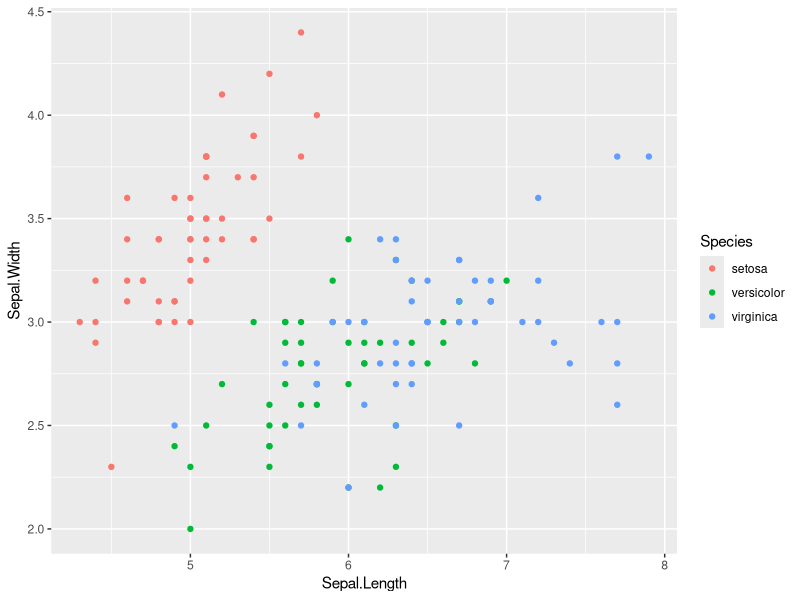
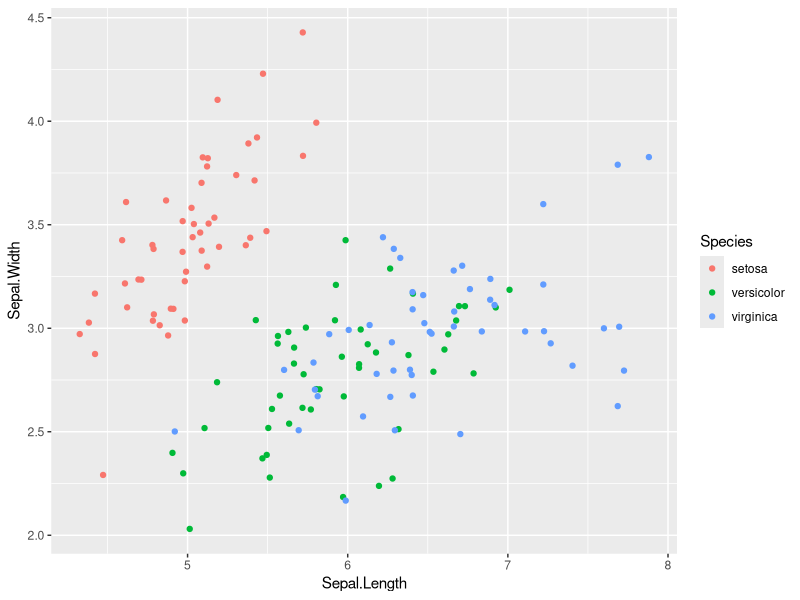
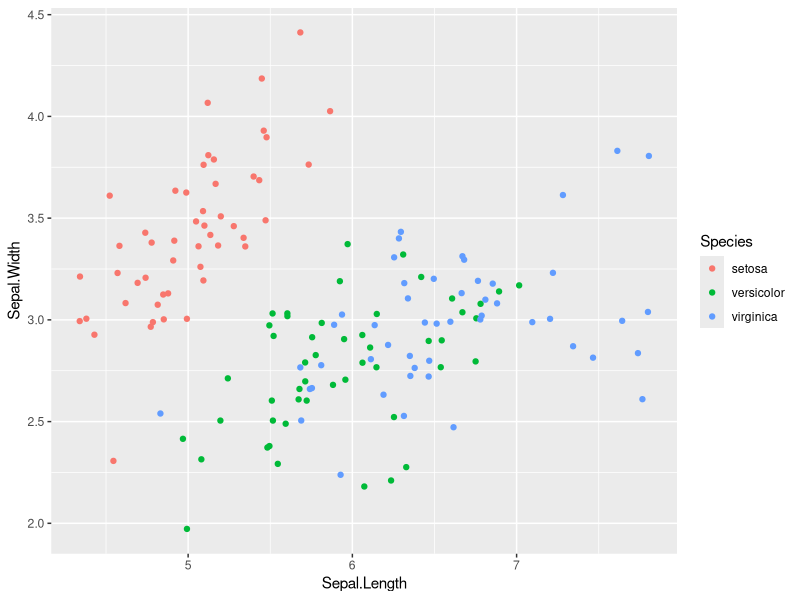
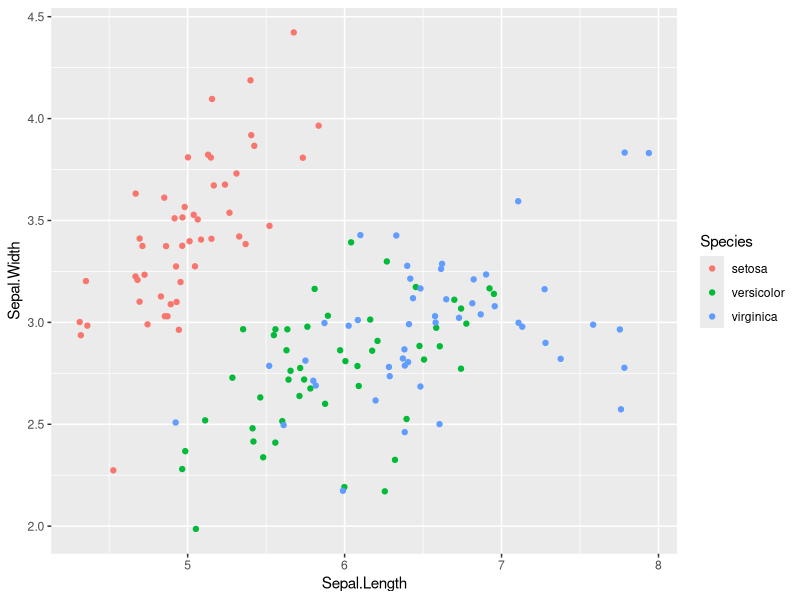
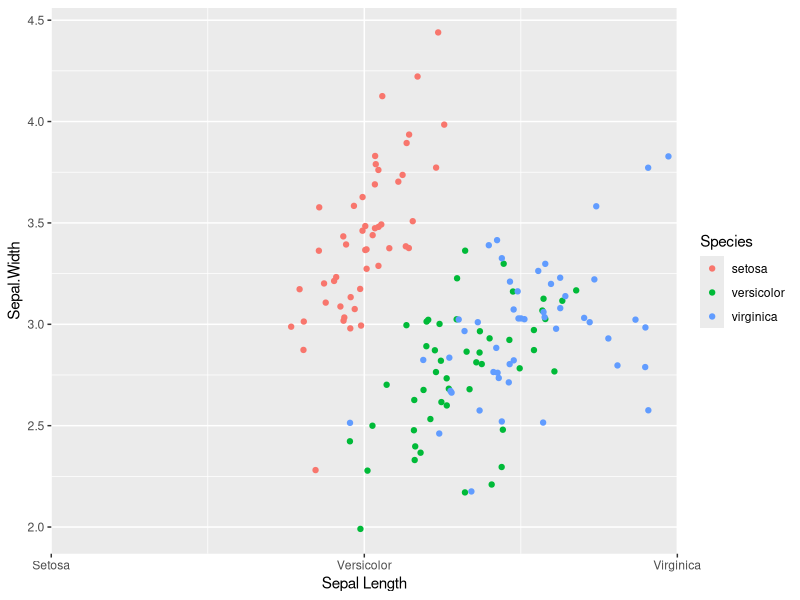
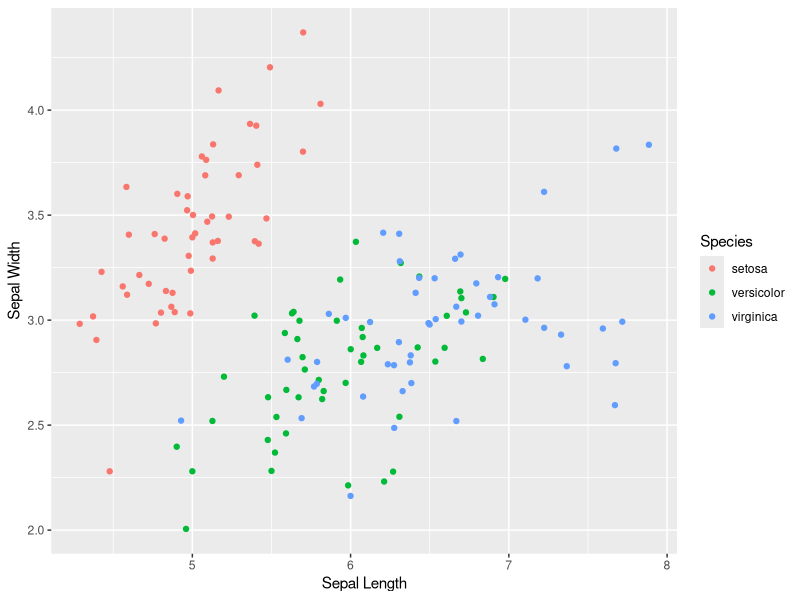

Write R code to recreate these figures, in order.
# Introduction to Data Visualization with ggplot2 ----

## using attributes----

# Restart Environment ----
rm(list = ls())

# Load library ----
#install.packages("tidyverse")
library(tidyverse)
library(readr)
library(ggplot2)

# Plot #1 ----
ggplot(iris, aes(x = Sepal.Length,
                 y = Sepal.Width,
                 color = Species)) +
  geom_point()   # position = "identity" (default)

# Plot #2 ----
ggplot(iris, aes(x = Sepal.Length,
                 y = Sepal.Width,
                 color = Species)) +
  geom_point(position = "jitter")   # plot all data points on the plot

# Plot #3 ----
posn_j <- position_jitter(0.1)

ggplot(iris, aes(x = Sepal.Length,
                 y = Sepal.Width,
                 color = Species)) +
  geom_point(position = posn_j)   # variable posn_j assign position_jitter(0.1)

# Plot #4 ----
posn_j <- position_jitter(0.1,         # set arguement for the position
                          seed = 136)  # consistency across plots & layers

ggplot(iris, aes(x = Sepal.Length,
                 y = Sepal.Width,
                 color = Species)) +
  geom_point(position = posn_j)

# Plot #5 ----
ggplot(iris, aes(x = Sepal.Length,
                 y = Sepal.Width,
                 color = Species)) +
  geom_point(position = "jitter") +            # position = "jitter"
  scale_x_continuous("Sepal Length",           # scale_x_continuous("Sepal Length")
                     limits = c(2, 8),         # limits describe the scale's range
                     breaks = seq(2, 8, 3),    # breaks control the tick mark position
                     expand = c(0, 0),         # expand is a numeric vector of length two, multi and additive const
                     labels = c("Setosa",      # labels adjust the category names
                                "Versicolor",
                                "Virginica")) +        
  scale_color_discrete("Species")         # scale_color_discrete("Species")

# Plot #6 ----
ggplot(iris, aes(x = Sepal.Length,
                 y = Sepal.Width,
                 color = Species)) +
  geom_point(position = "jitter") +
  labs(x = "Sepal Length",
       y = "Sepal Width",
       color = "Species")
                
